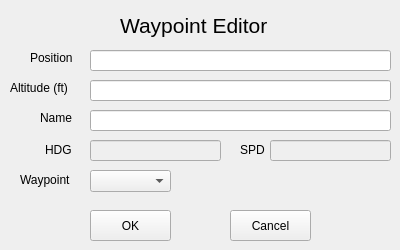
<?xml version="1.0" encoding="UTF-8"?>
<ui version="4.0">
 <class>WaypointAddDialog</class>
 <widget class="QWidget" name="WaypointAddDialog">
  <property name="geometry">
   <rect>
    <x>0</x>
    <y>0</y>
    <width>400</width>
    <height>250</height>
   </rect>
  </property>
  <property name="sizePolicy">
   <sizepolicy hsizetype="Fixed" vsizetype="Fixed">
    <horstretch>0</horstretch>
    <verstretch>0</verstretch>
   </sizepolicy>
  </property>
  <widget class="QLineEdit" name="heading">
   <property name="enabled">
    <bool>false</bool>
   </property>
   <property name="geometry">
    <rect>
     <x>90</x>
     <y>140</y>
     <width>131</width>
     <height>21</height>
    </rect>
   </property>
   <property name="text">
    <string/>
   </property>
  </widget>
  <widget class="QLabel" name="altitude_label">
   <property name="geometry">
    <rect>
     <x>10</x>
     <y>80</y>
     <width>61</width>
     <height>16</height>
    </rect>
   </property>
   <property name="text">
    <string>Altitude (ft)</string>
   </property>
  </widget>
  <widget class="QComboBox" name="waypoints">
   <property name="geometry">
    <rect>
     <x>90</x>
     <y>170</y>
     <width>81</width>
     <height>22</height>
    </rect>
   </property>
  </widget>
  <widget class="QLineEdit" name="speed">
   <property name="enabled">
    <bool>false</bool>
   </property>
   <property name="geometry">
    <rect>
     <x>270</x>
     <y>140</y>
     <width>121</width>
     <height>21</height>
    </rect>
   </property>
   <property name="text">
    <string/>
   </property>
  </widget>
  <widget class="QPushButton" name="ok_btn">
   <property name="geometry">
    <rect>
     <x>90</x>
     <y>210</y>
     <width>81</width>
     <height>31</height>
    </rect>
   </property>
   <property name="text">
    <string>OK</string>
   </property>
  </widget>
  <widget class="QLabel" name="heading_label">
   <property name="geometry">
    <rect>
     <x>45</x>
     <y>140</y>
     <width>31</width>
     <height>20</height>
    </rect>
   </property>
   <property name="text">
    <string>HDG</string>
   </property>
  </widget>
  <widget class="QLineEdit" name="altitude">
   <property name="geometry">
    <rect>
     <x>90</x>
     <y>80</y>
     <width>301</width>
     <height>21</height>
    </rect>
   </property>
  </widget>
  <widget class="QPushButton" name="cancel_btn">
   <property name="geometry">
    <rect>
     <x>230</x>
     <y>210</y>
     <width>81</width>
     <height>31</height>
    </rect>
   </property>
   <property name="text">
    <string>Cancel</string>
   </property>
  </widget>
  <widget class="QLineEdit" name="position">
   <property name="geometry">
    <rect>
     <x>90</x>
     <y>50</y>
     <width>301</width>
     <height>21</height>
    </rect>
   </property>
  </widget>
  <widget class="QLabel" name="position_label">
   <property name="geometry">
    <rect>
     <x>30</x>
     <y>50</y>
     <width>49</width>
     <height>16</height>
    </rect>
   </property>
   <property name="text">
    <string>Position</string>
   </property>
  </widget>
  <widget class="QLabel" name="name_label">
   <property name="geometry">
    <rect>
     <x>40</x>
     <y>110</y>
     <width>41</width>
     <height>16</height>
    </rect>
   </property>
   <property name="text">
    <string>Name</string>
   </property>
  </widget>
  <widget class="QLabel" name="waypoints_label">
   <property name="geometry">
    <rect>
     <x>20</x>
     <y>170</y>
     <width>61</width>
     <height>20</height>
    </rect>
   </property>
   <property name="text">
    <string>Waypoint</string>
   </property>
  </widget>
  <widget class="QLabel" name="title">
   <property name="geometry">
    <rect>
     <x>120</x>
     <y>10</y>
     <width>151</width>
     <height>31</height>
    </rect>
   </property>
   <property name="font">
    <font>
     <pointsize>16</pointsize>
    </font>
   </property>
   <property name="text">
    <string>Waypoint Editor</string>
   </property>
  </widget>
  <widget class="QLabel" name="speed_label">
   <property name="geometry">
    <rect>
     <x>240</x>
     <y>140</y>
     <width>31</width>
     <height>20</height>
    </rect>
   </property>
   <property name="text">
    <string>SPD</string>
   </property>
  </widget>
  <widget class="QLineEdit" name="name">
   <property name="geometry">
    <rect>
     <x>90</x>
     <y>110</y>
     <width>301</width>
     <height>21</height>
    </rect>
   </property>
  </widget>
 </widget>
 <layoutdefault spacing="6" margin="11"/>
 <resources/>
 <connections/>
</ui>
